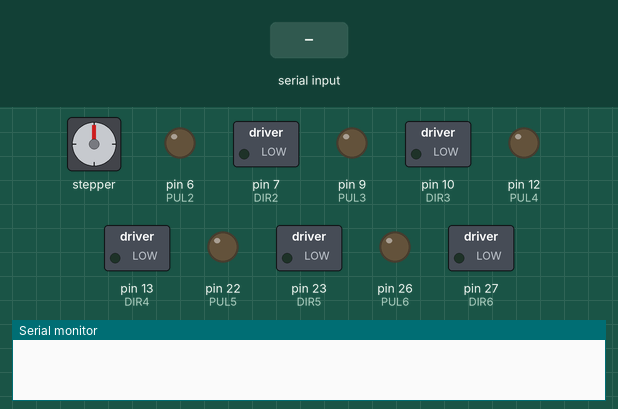
Simulated run of this sketch. Board: Arduino Mega 2560, built with avr-gcc and run on an emulated ATmega2560. On the bench: stepper motor, switched loads named in the sketch (green lamp = pin HIGH), output pins drawn as LEDs (lit = HIGH), the last lines printed to the serial monitor. Wiring (inferred from the names in the program): stepper motor driver (200 steps per turn assumed): step pin 3; direction pin 4. Dashed ring = blinking. Inputs (shaded band) come from the test bench. Pins used as bus, display or sensor lines are not drawn.

Above: at 1.2 s.
1.3 s: "1" received over Serial
At 4.2 s:
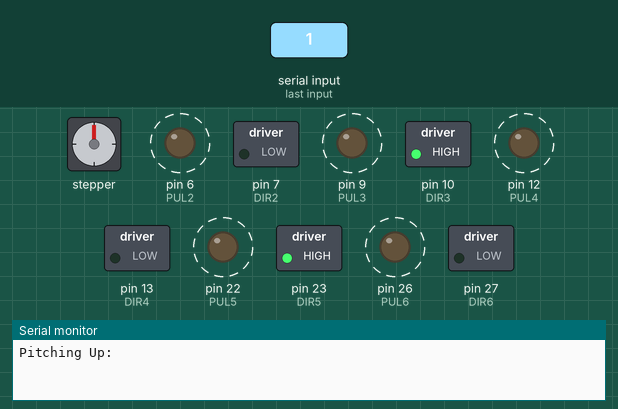
4.3 s: "2" received over Serial
At 5.17 s:
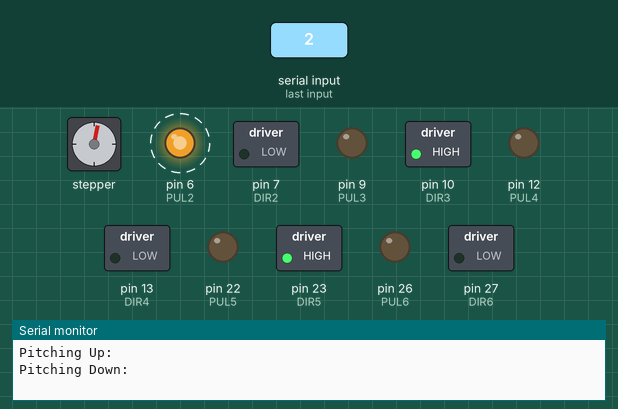
7.3 s: "3" received over Serial
At 9.6 s:
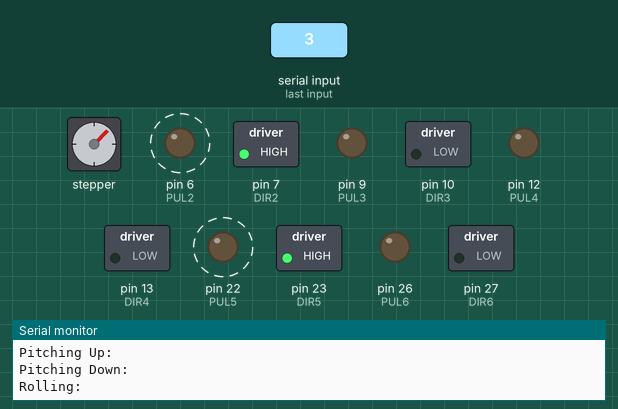
10.3 s: "1" received over Serial
At 13.0 s:
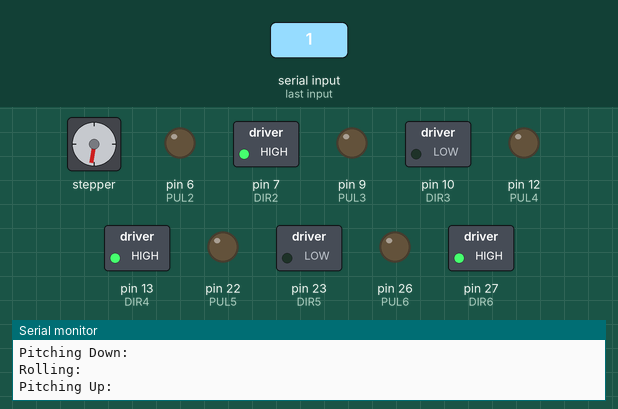
13.3 s: "3" received over Serial
16.3 s: "2" received over Serial
Timing chart, 0 to 20.3 s (numbered marks = the images above; inputs shaded):
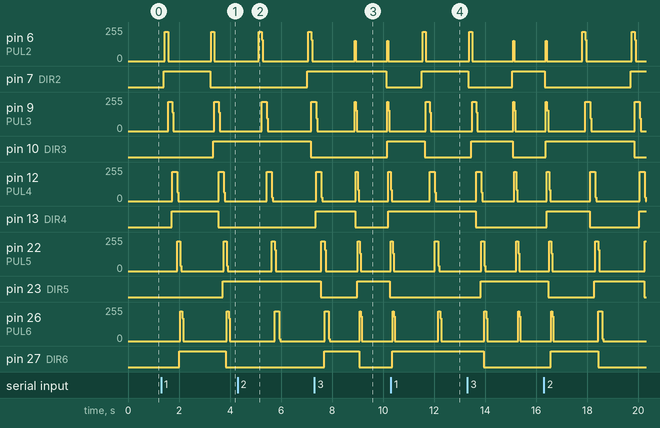

The sketch:

Base_Platform_v3.1.ino
```cpp
/*programmer: Pedro Medellin
  Organization: California State University Fullerton
  Project: Base platform for PacMin interactive plane model.
  Version: 2 - This version is a result of the driver changes on March 8th*/

volatile char state;
//steps= 25600
//motor1
int PUL = 3; //define Pulse pin
int DIR = 4; //define Direction pin
//int ENA=7; //define Enable Pin
/////////
//motor2
int PUL2 = 6; //define Pulse pin
int DIR2 = 7; //define Direction pin
//int ENA2=10; //define Enable Pin
/////////
//motor3
int PUL3 = 9; //define Pulse pin
int DIR3 = 10; //define Direction pin
//int ENA3=24; //define Enable Pin
/////////
//motor4
int PUL4 = 12; //define Pulse pin
int DIR4 = 13; //define Direction pin
//int ENA4=27; //define Enable Pin
/////////
//motor5
int PUL5 = 22; //define Pulse pin
int DIR5 = 23; //define Direction pin
//int ENA5=30; //define Enable Pin
/////////
//motor6
int PUL6 = 26; //define Pulse pin
int DIR6 = 27; //define Direction pin
//int ENA6=33; //define Enable Pin
//////end of motor declaration


void setup() {
  pinMode (PUL, OUTPUT);
  pinMode (DIR, OUTPUT);
  pinMode (PUL2, OUTPUT);
  pinMode (DIR2, OUTPUT);
  pinMode (PUL3, OUTPUT);
  pinMode (DIR3, OUTPUT);
  pinMode (PUL4, OUTPUT);
  pinMode (DIR4, OUTPUT);
  pinMode (PUL5, OUTPUT);
  pinMode (DIR5, OUTPUT);
  pinMode (PUL6, OUTPUT);
  pinMode (DIR6, OUTPUT);
  Serial.begin(9600);
}

void loop() {
  state = Serial.read();
//  while (Serial.available()) {

    if (state == '1') {
      Serial.println("Pitching Up:");
      pitch_U();
      delay(1000);
      neg_pitch_U();
      delay(1000);
    }
    if (state == '2') {
      Serial.println("Pitching Down:");
      pitch_D();
      delay(1000);
      neg_pitch_D();
      delay(1000);
    }
    if (state == '3') {
      Serial.println("Rolling:");
      roll();
      delay(1000);
      neg_roll();
      delay(1000);
    }

//  }
}


void pitch_D() {
  for (int a = 0; a < 1; a++) {
    for (int i = 0; i < 2207; i++) { //Forward i steps
      digitalWrite(DIR, HIGH); //dir High = backward motor1
      digitalWrite(PUL, HIGH);
      delayMicroseconds(50);
      digitalWrite(PUL, LOW);
    }
    for (int j = 0; j < 2347; j++) {
      digitalWrite(DIR2, LOW); //dir low = forward motor2
      digitalWrite(PUL2, HIGH);
      delayMicroseconds(50);
      digitalWrite(PUL2, LOW);
    }

    for (int k = 0; k < 2961; k++) {
      digitalWrite(DIR3, HIGH); //dir high = backward motor3
      digitalWrite(PUL3, HIGH);
      delayMicroseconds(50);
      digitalWrite(PUL3, LOW);
    }

    for (int l = 0; l < 2961; l++) {
      digitalWrite(DIR4, LOW); //dir low = forward motor4
      digitalWrite(PUL4, HIGH);
      delayMicroseconds(50);
      digitalWrite(PUL4, LOW);
    }

    for (int m = 0; m < 2347; m++) {
      digitalWrite(DIR5, HIGH); //dir high = backward motor5
      digitalWrite(PUL5, HIGH);
      delayMicroseconds(50);
      digitalWrite(PUL5, LOW);
    }
    for (int n = 0; n < 2207; n++) {
      digitalWrite(DIR6, LOW); //dir low = forward motor6
      digitalWrite(PUL6, HIGH);
      delayMicroseconds(50);
      digitalWrite(PUL6, LOW);
    }
  }
}

void neg_pitch_D() {
  ///////////////////////////////////////////////////
  //reverse pitch down
  for (int a = 0; a < 1; a++) {
    for (int i = 0; i < 2207; i++) { //Forward i steps
      digitalWrite(DIR, LOW); //dir High = backward motor1
      digitalWrite(PUL, HIGH);
      delayMicroseconds(50);
      digitalWrite(PUL, LOW);}
    for (int j = 0; j < 2347; j++) {
      digitalWrite(DIR2, HIGH); //dir low = forward motor2
      digitalWrite(PUL2, HIGH);
      delayMicroseconds(50);
      digitalWrite(PUL2, LOW);}

    for (int k = 0; k < 2961; k++) {
      digitalWrite(DIR3, LOW); //dir high = backward motor3
      digitalWrite(PUL3, HIGH);
      delayMicroseconds(50);
      digitalWrite(PUL3, LOW);}

    for (int l = 0; l < 2961; l++) {
      digitalWrite(DIR4, HIGH); //dir low = forward motor4
      digitalWrite(PUL4, HIGH);
      delayMicroseconds(50);
      digitalWrite(PUL4, LOW);}

    for (int m = 0; m < 2347; m++) {
      digitalWrite(DIR5, LOW); //dir high = backward motor5
      digitalWrite(PUL5, HIGH);
      delayMicroseconds(50);
      digitalWrite(PUL5, LOW);}
    for (int n = 0; n < 2207; n++) {
      digitalWrite(DIR6, HIGH); //dir low = forward motor6
      digitalWrite(PUL6, HIGH);
      delayMicroseconds(50);
      digitalWrite(PUL6, LOW);}
  }
}
///////////////////////////////////////////////////////////////////////////////
//
void pitch_U() {
  //pitch up
  for (int a = 0; a < 1; a++) {
    for (int i = 0; i < 1695; i++) { //Forward i steps
      digitalWrite(DIR, LOW); //dir High = backward motor1
      digitalWrite(PUL, HIGH);
      delayMicroseconds(50);
    digitalWrite(PUL, LOW);
    }

    for (int j = 0; j < 1889; j++) {
      digitalWrite(DIR2, HIGH); //dir low = forward motor2
      digitalWrite(PUL2, HIGH);
      delayMicroseconds(50);
    digitalWrite(PUL2, LOW);
    }

    for (int k = 0; k < 2928; k++) {
      digitalWrite(DIR3, LOW); //dir high = backward motor3
      digitalWrite(PUL3, HIGH);
      delayMicroseconds(50);
    digitalWrite(PUL3, LOW);
    }

    for (int l = 0; l < 2928; l++) {
      digitalWrite(DIR4, HIGH); //dir low = forward motor4
      digitalWrite(PUL4, HIGH);
      delayMicroseconds(50);
    digitalWrite(PUL4, LOW);
    }

    for (int m = 0; m < 1889; m++) {
      digitalWrite(DIR5, LOW); //dir high = backward motor5
      digitalWrite(PUL5, HIGH);
      delayMicroseconds(50);
    digitalWrite(PUL5, LOW);
    }

    for (int n = 0; n < 1695; n++) {
      digitalWrite(DIR6, HIGH); //dir low = forward motor6
      digitalWrite(PUL6, HIGH);
      delayMicroseconds(50);
    digitalWrite(PUL6, LOW);
    }
  }
}
////reverse pitchup
void neg_pitch_U() {
  for (int a = 0; a < 1; a++) {
    for (int i = 0; i < 1695; i++) { //Forward i steps
      digitalWrite(DIR, HIGH); //dir High = backward motor1
      digitalWrite(PUL, HIGH);
      delayMicroseconds(50);
    digitalWrite(PUL, LOW);
    }

    for (int j = 0; j < 1889; j++) {
      digitalWrite(DIR2, LOW); //dir low = forward motor2
      digitalWrite(PUL2, HIGH);
      delayMicroseconds(50);
    digitalWrite(PUL2, LOW);
    }

    for (int k = 0; k < 2928; k++) {
      digitalWrite(DIR3, HIGH); //dir high = backward motor3
      digitalWrite(PUL3, HIGH);
      delayMicroseconds(50);
    digitalWrite(PUL3, LOW);
    }

    for (int l = 0; l < 2928; l++) {
      digitalWrite(DIR4, LOW); //dir low = forward motor4
      digitalWrite(PUL4, HIGH);
      delayMicroseconds(50);
    digitalWrite(PUL4, LOW);
    }

    for (int m = 0; m < 1889; m++) {
      digitalWrite(DIR5, HIGH); //dir high = backward motor5
      digitalWrite(PUL5, HIGH);
      delayMicroseconds(50);
    digitalWrite(PUL5, LOW);
    }

    for (int n = 0; n < 1695; n++) {
      digitalWrite(DIR6, LOW); //dir low = forward motor6
      digitalWrite(PUL6, HIGH);
      delayMicroseconds(50);
    digitalWrite(PUL6, LOW);
    }
  }
}///////////////////////////////////////////////////////////////////

////ROLL
void roll() {
  for (int a = 0; a < 1; a++) {
    for (int i = 0; i < 225; i++) { //Forward i steps
      digitalWrite(DIR, HIGH); //dir High = backward motor1
      digitalWrite(PUL, HIGH);
      delayMicroseconds(50);
    digitalWrite(PUL, LOW);
    }

    for (int j = 0; j < 440; j++) {
      digitalWrite(DIR2, HIGH); //dir low = forward motor2
      digitalWrite(PUL2, HIGH);
      delayMicroseconds(50);
    digitalWrite(PUL2, LOW);
    }

    for (int k = 0; k < 637; k++) {
      digitalWrite(DIR3, LOW); //dir high = backward motor3
      digitalWrite(PUL3, HIGH);
      delayMicroseconds(50);
    digitalWrite(PUL3, LOW);
    }

    for (int l = 0; l < 1058; l++) {
      digitalWrite(DIR4, LOW); //dir low = forward motor4
      digitalWrite(PUL4, HIGH);
      delayMicroseconds(50);
    digitalWrite(PUL4, LOW);
    }

    for (int m = 0; m < 1450; m++) {
      digitalWrite(DIR5, HIGH); //dir high = backward motor5
      digitalWrite(PUL5, HIGH);
      delayMicroseconds(50);
    digitalWrite(PUL5, LOW);
    }

    for (int n = 0; n < 809; n++) {
      digitalWrite(DIR6, LOW); //dir low = forward motor6
      digitalWrite(PUL6, HIGH);
      delayMicroseconds(50);
    digitalWrite(PUL6, LOW);
    }
  }
}
////negative ROLL
void neg_roll() {
  for (int a = 0; a < 1; a++) {
    for (int i = 0; i < 225; i++) { //Forward i steps
      digitalWrite(DIR, LOW); //dir High = backward motor1
      digitalWrite(PUL, HIGH);
      delayMicroseconds(50);
    digitalWrite(PUL, LOW);
    }

    for (int j = 0; j < 440; j++) {
      digitalWrite(DIR2, LOW); //dir low = forward motor2
      digitalWrite(PUL2, HIGH);
      delayMicroseconds(50);
    digitalWrite(PUL2, LOW);
    }

    for (int k = 0; k < 637; k++) {
      digitalWrite(DIR3, HIGH); //dir high = backward motor3
      digitalWrite(PUL3, HIGH);
      delayMicroseconds(50);
    digitalWrite(PUL3, LOW);
    }

    for (int l = 0; l < 1058; l++) {
      digitalWrite(DIR4, HIGH); //dir low = forward motor4
      digitalWrite(PUL4, HIGH);
      delayMicroseconds(50);
    digitalWrite(PUL4, LOW);
    }

    for (int m = 0; m < 1450; m++) {
      digitalWrite(DIR5, LOW); //dir high = backward motor5
      digitalWrite(PUL5, HIGH);
      delayMicroseconds(50);
    digitalWrite(PUL5, LOW);
    }

    for (int n = 0; n < 809; n++) {
      digitalWrite(DIR6, HIGH); //dir low = forward motor6
      digitalWrite(PUL6, HIGH);
      delayMicroseconds(50);
    digitalWrite(PUL6, LOW);
    }
  }
}
```

Measured:
- after the input at 1.3 s, pin 6 (PUL2): alternates 218/255 for 0.12 s and 0/255 for 1.7 s, starting after 0.15 s; pin 7 (DIR2): LOW → HIGH after 0.11 s, → LOW 1.8 s later
- after the input at 4.3 s, pin 6 (PUL2): alternates 218/255 for 0.12 s and 0/255 for 1.8 s, starting after 0.82 s; pin 7 (DIR2): LOW → HIGH after 2.7 s; pin 9 (PUL3): 0/255 → 218/255 after 0.94 s, → 0/255 0.20 s later, → 218/255 1.7 s later; pin 10 (DIR3): HIGH → LOW after 2.9 s; pin 12 (PUL4): 0/255 → 218/255 after 1.1 s, → 0/255 0.20 s later
- after the input at 7.3 s, pin 6 (PUL2): alternates 152/255 for 0.04 s and 0/255 for 1.2 s, starting after 1.6 s; pin 7 (DIR2): HIGH → LOW after 2.8 s; pin 10 (DIR3): LOW → HIGH after 2.9 s; stepper: turns 405° clockwise in 0.01 s, then 405° counter-clockwise in 0.01 s
- after the input at 10.3 s, pin 6 (PUL2): 0/255 → 218/255 after 1.2 s, → 0/255 0.12 s later; pin 7 (DIR2): LOW → HIGH after 1.2 s; pin 9 (PUL3): 0/255 → 218/255 after 1.4 s, → 0/255 0.16 s later; pin 10 (DIR3): HIGH → LOW after 1.3 s; stepper: turns 3051° counter-clockwise in 0.11 s, then 2270° clockwise in 0.08 s
